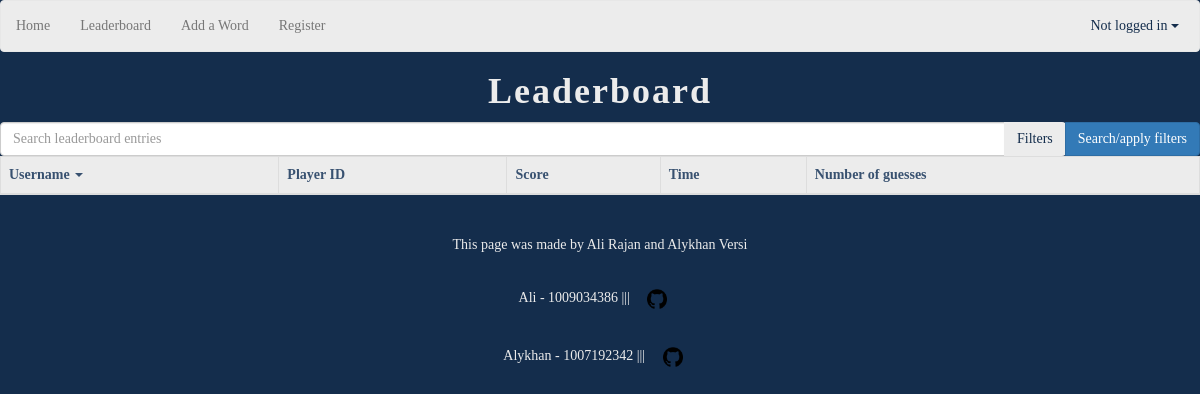
The app's page /leaderboard, older data.
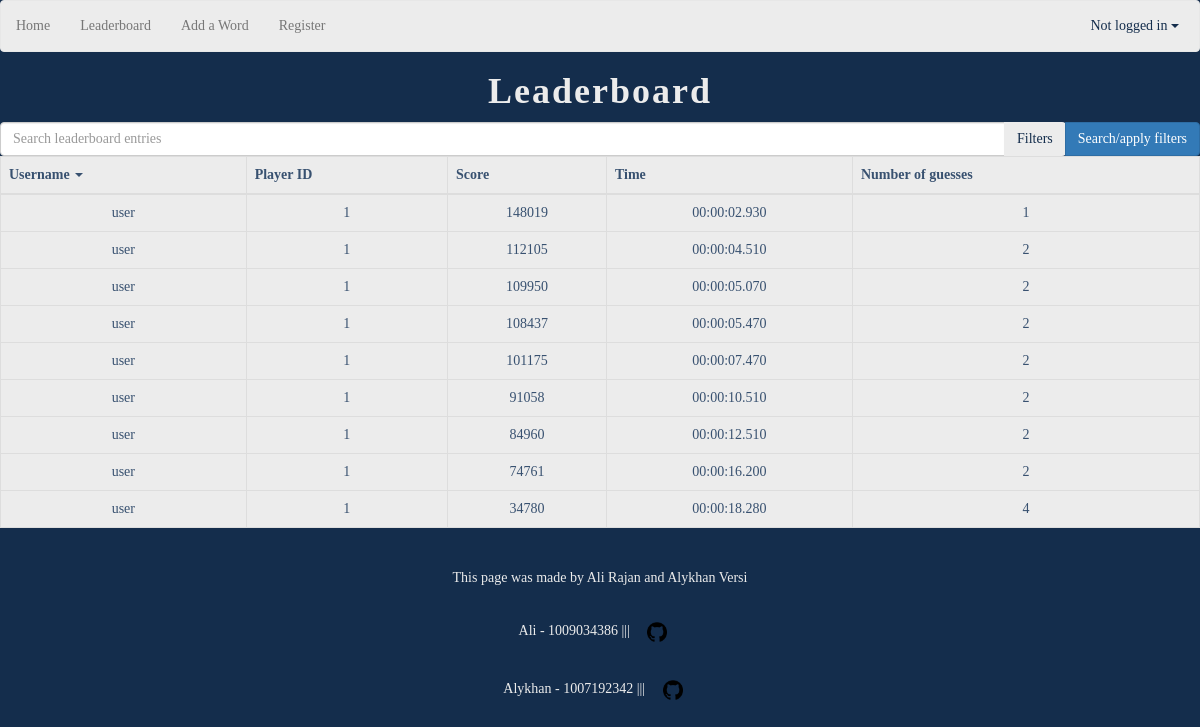
The same page, newer data.
### database_handler.py (models this page shows, shortened)
class Leaderboard(database.Model):
    id = database.Column(database.Integer, primary_key=True, autoincrement=True)
    player_id = database.Column(database.Integer, database.ForeignKey("player.id"), nullable=False)
    score = database.Column(database.Integer, database.CheckConstraint("score >= 0"), nullable=False)
    time = database.Column(database.Text, nullable=False)
    guesses = database.Column(database.Integer, database.CheckConstraint("guesses > 0"), nullable=False)

class Player(database.Model):
    id = database.Column(database.Integer, primary_key=True, autoincrement=True)
    username = database.Column(database.Text, nullable=False)
    password_hash = database.Column(database.Text, nullable=False)

### main.py (the view)
@app.route("/leaderboard")
def leaderboard():
    entries = get_leaderboard_entries()
    return render_template("leaderboard.html", leaderboard_entries=entries, username_text=get_username_text())

### database_handler.py (called while the page is built)
def get_username(player_id: int) -> str:
    player = Player.query.filter_by(id=player_id).first()
    if not player:
        return ""
    return player.username

def get_leaderboard_entries() -> list[Leaderboard]:
    entries = Leaderboard.query.order_by(desc(Leaderboard.score)).all()
    return entries

### main.py (called while the page is built)
@app.template_filter()
def username_filter(player_id: int) -> str:
    return get_username(player_id)

def get_username_text() -> str:
    player_id = session.get("user_id", None)
    if player_id:
        username = get_username(player_id)
    else:
        username = "Not logged in"
    return username

### templates/leaderboard.html (shortened to what this page needs)
{% extends "navigation.html" %}
{% block content %}
    <h1>Leaderboard</h1>
    <form action="/leaderboard/search" method="POST">
        <div class="input-group mb-3">
            <input name="search-text" type="text" class="form-control" placeholder="Search leaderboard entries">
            <div class="input-group-btn">
                <button class="btn btn-outline-secondary dropdown-toggle" type="button" data-toggle="dropdown"
                aria-haspopup="true" aria-expanded="false">Filters</button>
                <button class="btn btn-primary dropdown-toggle" type="submit">Search/apply filters</button>
            </div>
        </div>
    </form>
    <table class="table table-bordered table-hover">
        <thead>
            <tr>
                <th class="th-sm">Username <span class="caret"></span></th>
                <th class="th-sm">Player ID</th>
                <th class="th-sm">Score</th>
                <th class="th-sm">Time</th>
                <th class="th-sm">Number of guesses</th>
            </tr>
        </thead>
        <tbody>
            {% for entry in leaderboard_entries %}
            <tr>
                <td>{{ entry.player_id | username_filter }}</td>
                <td>{{ entry.player_id}}</td>
                <td>{{ entry.score }}</td>
                <td>{{ entry.time }}</td>
                <td>{{ entry.guesses }}</td>
            </tr>
            {% endfor %}
        </tbody>
    </table>
{% endblock %}

Row changes from the older to the newer data that the page shows:
added Leaderboard: player_id|username_filter "user", player_id "1", score "148019", time "00:00:02.930", guesses "1"
added Leaderboard: player_id|username_filter "user", player_id "1", score "112105", time "00:00:04.510", guesses "2"
added Leaderboard: player_id|username_filter "user", player_id "1", score "109950", time "00:00:05.070", guesses "2"
added Leaderboard: player_id|username_filter "user", player_id "1", score "108437", time "00:00:05.470", guesses "2"
added Leaderboard: player_id|username_filter "user", player_id "1", score "101175", time "00:00:07.470", guesses "2"
added Leaderboard: player_id|username_filter "user", player_id "1", score "91058", time "00:00:10.510", guesses "2"
added Leaderboard: player_id|username_filter "user", player_id "1", score "84960", time "00:00:12.510", guesses "2"
added Leaderboard: player_id|username_filter "user", player_id "1", score "74761", time "00:00:16.200", guesses "2"
added Leaderboard: player_id|username_filter "user", player_id "1", score "34780", time "00:00:18.280", guesses "4"
